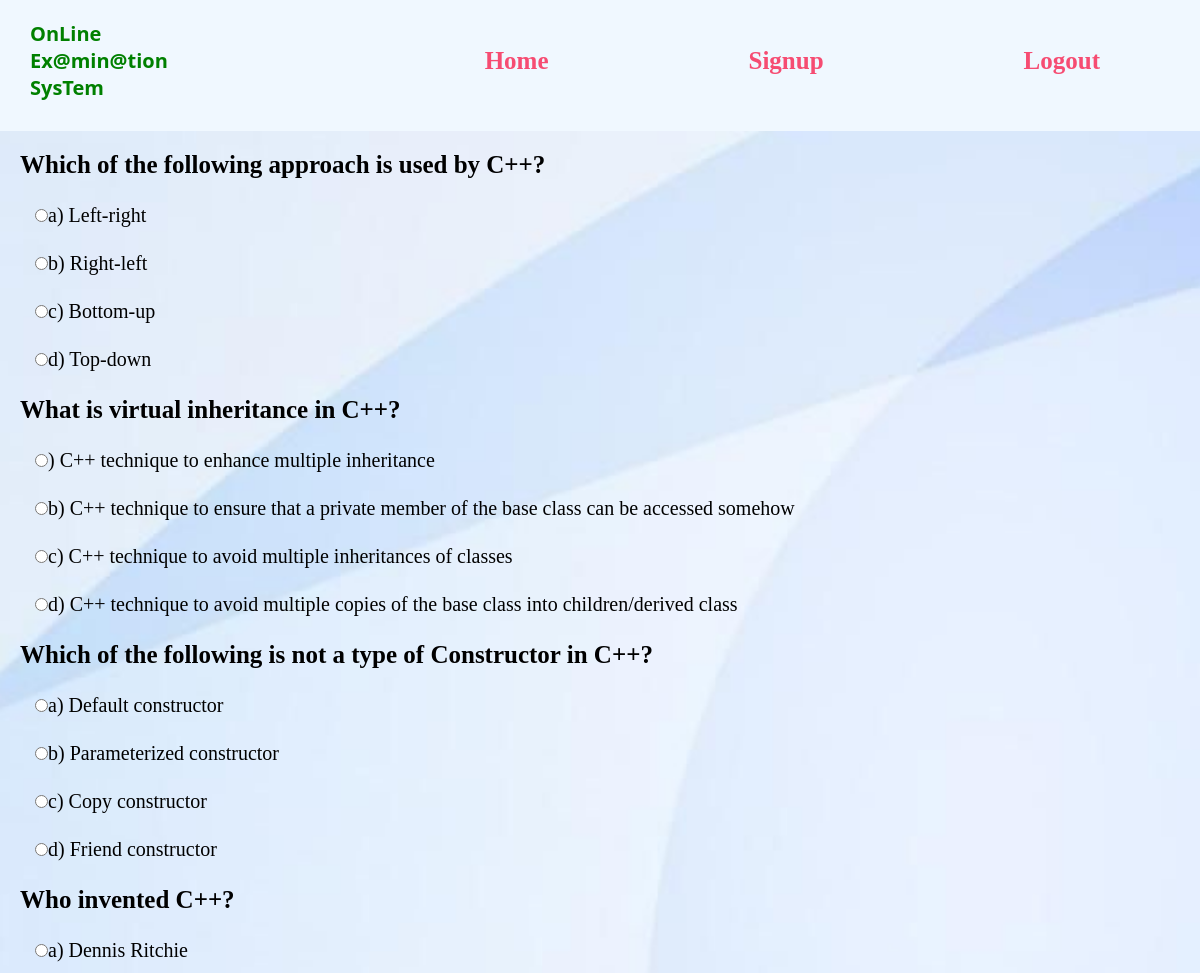
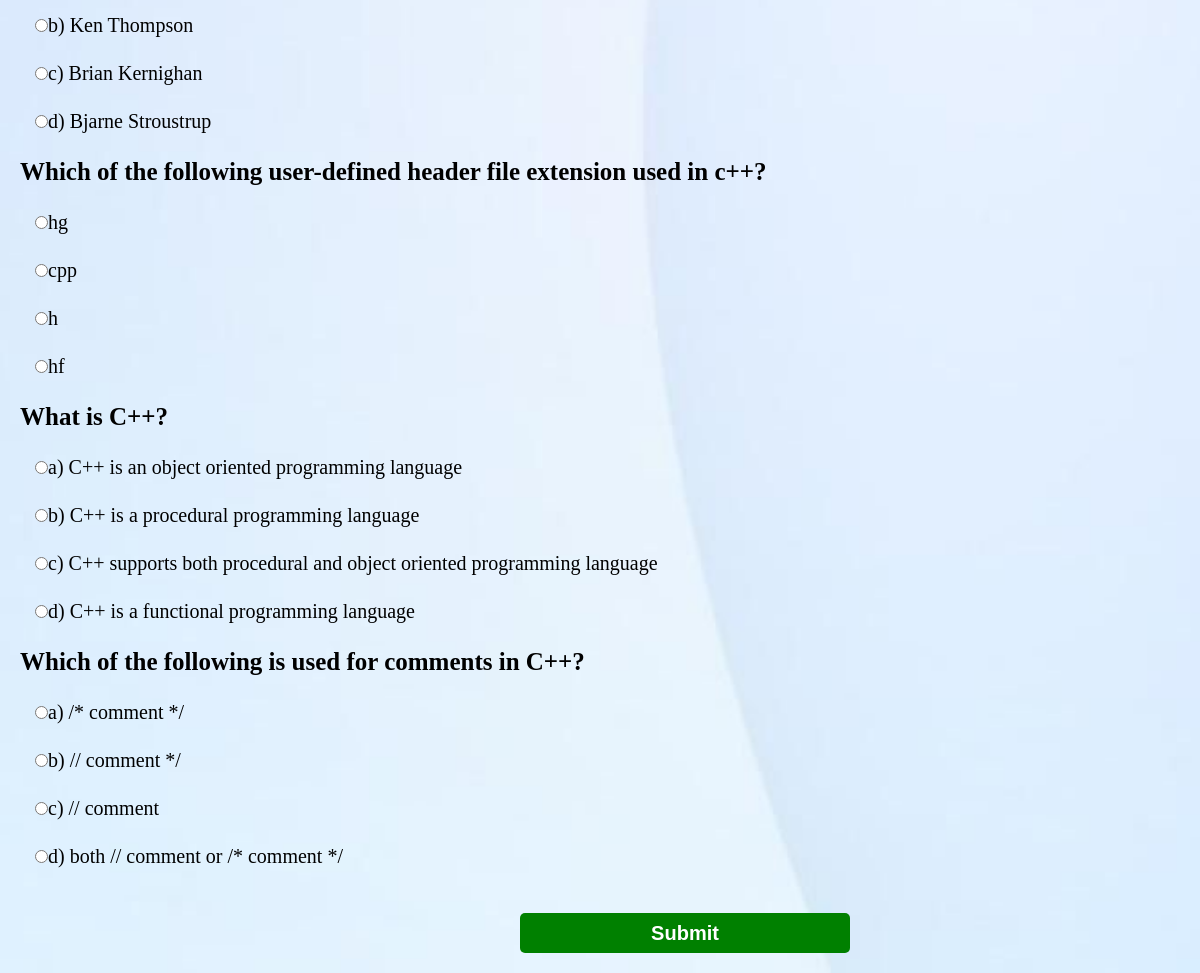
Screenshot of /ots/test-paper?n=7 with the database file from the repository (2 pictures, top to bottom).
### ots/models.py (models this page shows)
class Question(models.Model):
    q_id=models.BigAutoField(primary_key=True,auto_created=True)
    que=models.TextField()
    a=models.CharField(max_length=255)
    b=models.CharField(max_length=255)
    c=models.CharField(max_length=255)
    d=models.CharField(max_length=255)
    ans=models.CharField(max_length=2)

### ots/views.py (the view)
# urls.py: path('test-paper',testPaper,name="testpaper"),
def testPaper(request):
   if 'name' not in request.session.keys():
       res= HttpResponseRedirect("login")
   n=int(request.GET['n'])
   question_pool=list(Question.objects.all())
   random.shuffle(question_pool)
   questions_list=question_pool[:n]
   context={'questions':questions_list}
   res= render(request,"test_paper.html",context)
   return res

### ots/templates/test_paper.html (shortened to what this page needs)
{% load static %}
<!DOCTYPE html>
<html lang="en">
<head>
</head>
<body>
    <section id="header">
        <p class="logo">OnLine <br>Ex@min@tion<br> SysTem</p>
        <ul id="navbar">
            <li><a href="{%url 'ots:welcome' %}">Home</a>
            <li><a href="{%url 'ots:registrationForm' %}">Signup</a>
            <li><a href="{%url 'ots:logout' %}">Logout</a>
            </ul>
        </section>
  <form action="{%url 'ots:calculate_test' %}" method="post">
    <div class="qu">
    {%for question in questions%}
    <div class="question">
        <input type="hidden" value="{{question.q_id}}" name="qno{{question.q_id}}" class="qu">{{question.que}}
    </div>
        <div class="options">
        <input type="radio" name="q{{question.q_id}}" value="a">{{question.a}}</div>
        <div class="options"><input type="radio" name="q{{question.q_id}}" value="b">{{question.b}}</div>
        <div class="options"><input type="radio" name="q{{question.q_id}}" value="c">{{question.c}}</div>
        <div class="options"><input type="radio" name="q{{question.q_id}}" value="d">{{question.d}}
    </div>
    {%endfor%}
</div>
    <div class="bt"><input type="submit" value="Submit" class="but"></div>
  </form>

### ots/templates/test_paper.html (style rules this page uses)
* { margin: 0; box-sizing: border-box; }
#header { display: flex; align-items: center; justify-content: space-between; padding-left: 0px ; padding-top: 20px; padding-bottom: 30px; background-color: aliceblue; box-shadow: 0 5px 15 px regba(0,0,0,0.6); z-index: 999; position: sticky; top:0; left:0; }
#navbar { display: flex; align-items: center; justify-content: center; }
#navbar li { text-decoration: none; list-style: none; padding: 0 100px; }
#navbar li a { display: flex; text-decoration: none; font-size: 25px; font-weight: 600; color: #f64C72; transition: 0.3s ease; }
.logo { font-family: 'Segoe UI', Tahoma, Geneva, Verdana, sans-serif; font-weight: bold; font-size: 20px; margin-left: 30px; color: green; }
body { background-image: url("/static/bg3.jpg"); min-height: 100vh; background-position: center; background-repeat: no-repeat; background-size: cover; }
.options { font-size: 20px; margin: 25px; margin-left: 35px; }
.question { margin: 20px; font-size: 25px; font-weight: bold; }
.bt { padding: 20px; margin-left: 500px; }
.but { height:40px; width: 50%; background-color:green; color: white; font-weight: bold; font-size: 20px; border: none; outline: none; border-radius: 5px; }

### rows the page displays
Question: que "Which of the following approach is used by C++?", a "a) Left-right", b "b) Right-left", c "c) Bottom-up", d "d) Top-down"
Question: que "What is virtual inheritance in C++?", a ") C++ technique to enhance multiple inheritance", b "b) C++ technique to ensure that a private member of the base class can be accessed somehow", c "c) C++ technique to avoid multiple inheritances of classes", d "d) C++ technique to avoid multiple copies of the base class into children/derived class"
Question: que "Which of the following is not a type of Constructor in C++?", a "a) Default constructor", b "b) Parameterized constructor", c "c) Copy constructor", d "d) Friend constructor"
Question: que "Who invented C++?", a "a) Dennis Ritchie", b "b) Ken Thompson", c "c) Brian Kernighan", d "d) Bjarne Stroustrup"
Question: que "Which of the following user-defined header file extension used in c++?", a "hg", b "cpp", c "h", d "hf"
Question: que "What is C++?", a "a) C++ is an object oriented programming language", b "b) C++ is a procedural programming language", c "c) C++ supports both procedural and object oriented programming language", d "d) C++ is a functional programming language"
Question: que "Which of the following is used for comments in C++?", a "a) /* comment */", b "b) // comment */", c "c) // comment", d "d) both // comment or /* comment */"
